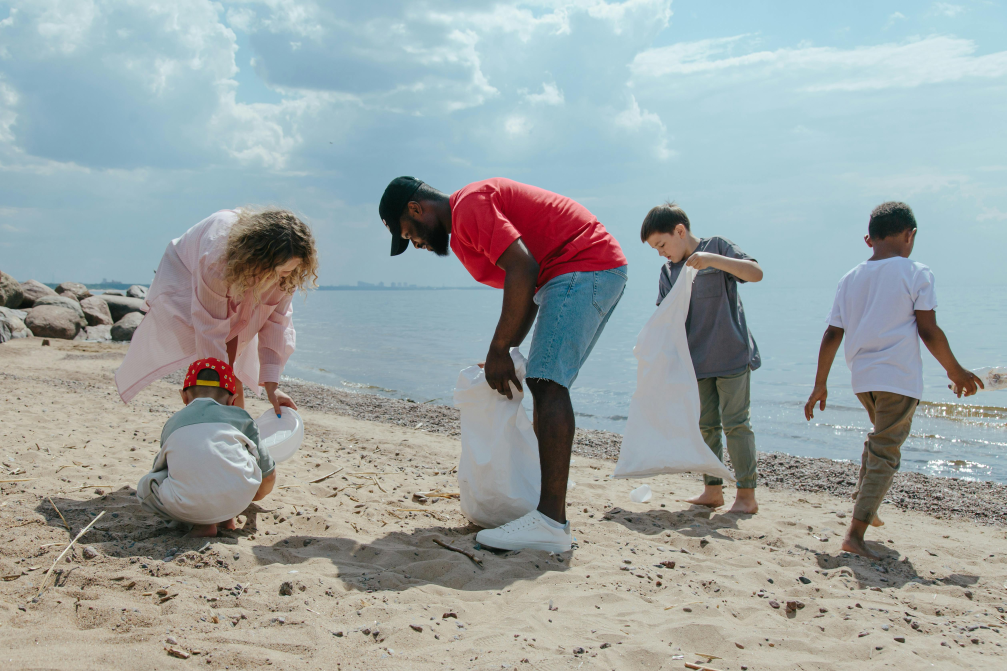
#> input picture photos/pexels-ron-lach-9034670.jpg, 5032 x 3355 px (shown at 1/5 size)
$ python contours.py
#> lines starting #> are read from the running program, lines starting #| are printed output that depends on the picture; after the words box and inside, x2 and y2 are one past the last pixel; in counts of white or black regions, pixels touching at a corner belong together
import cv2 as cv
import numpy as np

img = cv.imread('photos/pexels-ron-lach-9034670.jpg')
#> img is the input picture: shape (3355, 5032, 3); mean B, G, R 164.3, 164.5, 156.1

# resized function
def resize_frame(img, scale=0.1):
#> called with scale = 0.1
    width = int(img.shape[1]*scale)
#> width = 503
    height = int(img.shape[0]*scale)
#> height = 335

    dimensions = (width, height)
#> dimensions = (503, 335)
    resized_img = cv.resize(img, dimensions, interpolation=cv.INTER_AREA)
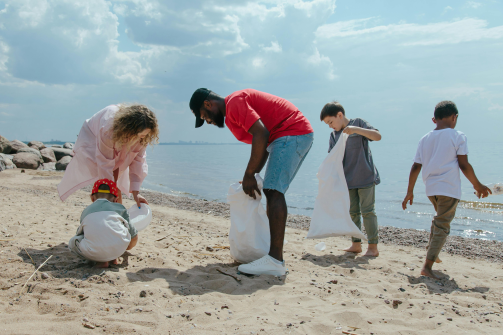
#> resized_img: shape (335, 503, 3); mean B, G, R 164.3, 164.5, 156.1
    return resized_img
image = resize_frame(img)
cv.imshow('img',image)

#grayed the image
gray_img = cv.cvtColor(image, cv.COLOR_BGR2GRAY)
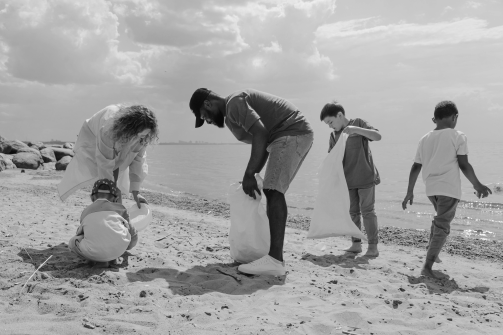
#> gray_img: shape (335, 503); min 9, max 250, mean 162
cv.imshow("grayed", gray_img)

# edge detecton
edges = cv.Canny(gray_img,100,200)
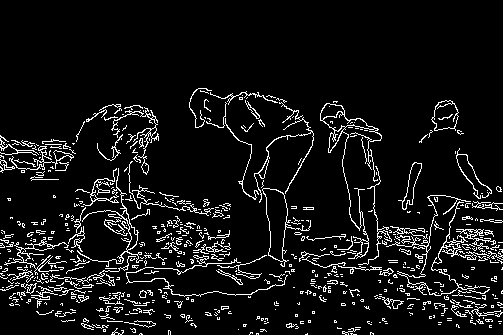
#> edges: shape (335, 503); 7.7% white in thin lines or dots, all inside (x1, y1, x2, y2) = (0, 88, 503, 335)
cv.imshow("edges", edges)

blur = cv.GaussianBlur(edges, (7,7),cv.BORDER_DEFAULT)
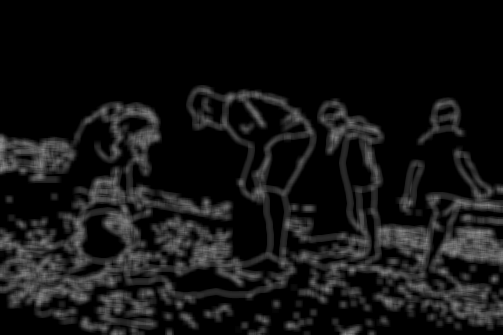
#> blur: shape (335, 503); min 0, max 145, mean 19.7

# Threshold
ret, thresh = cv.threshold(gray_img, 125,255, cv.THRESH_BINARY)
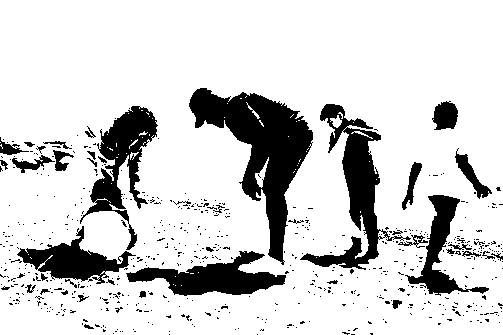
#> thresh: shape (335, 503); 82.6% white; 617 black regions (573 under 20 px)
cv.imshow('threh', thresh)

# fing the contours
contours, hierarchies = cv.findContours(thresh, cv.RETR_LIST, cv.CHAIN_APPROX_SIMPLE)
#> contours = 864 contours, 801 with area under 20; largest, box (x1, y1, x2, y2) and area: (0, 0, 503, 335) 167292, (188, 87, 314, 266) 8513, (299, 126, 382, 271) 4140, (79, 105, 159, 225) 3988, (125, 250, 287, 297) 3571
print(len(contours))
#| 864
# blank img
blank = np.zeros(image.shape, dtype='uint8')
cv.imshow("blank", blank)

# drawing contours
contours_drawn = cv.drawContours(blank, contours, -1, (0,0,225), 1)
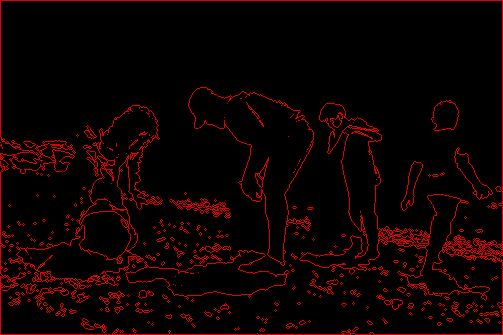
#> contours_drawn: shape (335, 503, 3); mean of channels 0, 1, 2 0, 0, 14.5; drawn as B, G, R
cv.imshow("contours", contours_drawn)


cv.waitKey(0)

$ run again, with photos/photo_5785046641491951809_y.jpg copied over photos/pexels-ron-lach-9034670.jpg
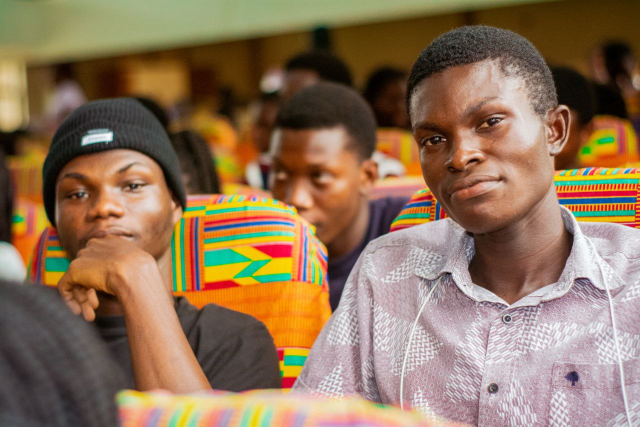
#> input picture photos/photo_5785046641491951809_y.jpg, 1280 x 853 px (shown at 1/2 size)
#> img is the input picture: shape (853, 1280, 3); mean B, G, R 88.8, 115.5, 142.7
#> edges: shape (85, 128); 21.4% white in thin lines or dots
#> `ret, thresh = cv.threshold(gray_img, 125,255, cv.THRESH_BINARY)`:
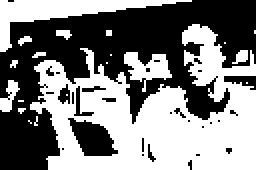
#> thresh: shape (85, 128) (shown 2 times larger); 50.6% white; 30 black regions (24 under 20 px)
#> contours = 55 contours, 45 with area under 20; largest, box (x1, y1, x2, y2) and area: (15, 12, 128, 85) 4524, (0, 0, 96, 26) 581, (33, 58, 60, 79) 320, (62, 26, 86, 46) 195, (36, 42, 48, 59) 64
#| 55
#> `contours_drawn = cv.drawContours(blank, contours, -1, (0,0,225), 1)`:
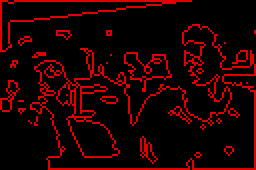
#> contours_drawn: shape (85, 128, 3) (shown 2 times larger); mean of channels 0, 1, 2 0, 0, 29.9; drawn as B, G, R
